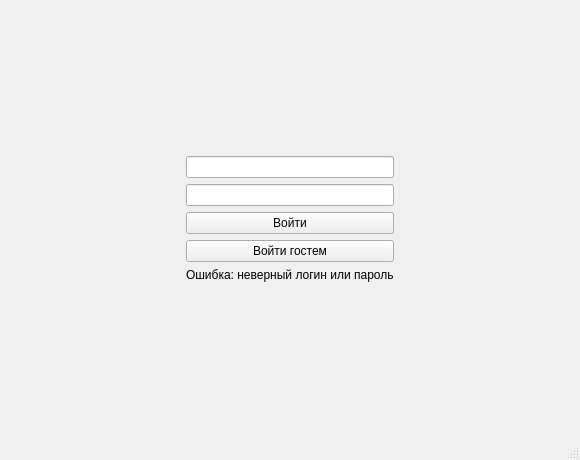
<?xml version="1.0" encoding="UTF-8"?>
<ui version="4.0">
 <class>MainWindow</class>
 <widget class="QMainWindow" name="MainWindow">
  <property name="geometry">
   <rect>
    <x>0</x>
    <y>0</y>
    <width>580</width>
    <height>460</height>
   </rect>
  </property>
  <property name="windowTitle">
   <string>Вход</string>
  </property>
  <widget class="QWidget" name="centralwidget">
   <layout class="QHBoxLayout" name="horizontalLayout_2">
    <item>
     <spacer name="horizontalSpacer">
      <property name="orientation">
       <enum>Qt::Horizontal</enum>
      </property>
      <property name="sizeHint" stdset="0">
       <size>
        <width>40</width>
        <height>20</height>
       </size>
      </property>
     </spacer>
    </item>
    <item>
     <layout class="QVBoxLayout" name="verticalLayout">
      <item>
       <spacer name="verticalSpacer">
        <property name="orientation">
         <enum>Qt::Vertical</enum>
        </property>
        <property name="sizeHint" stdset="0">
         <size>
          <width>20</width>
          <height>40</height>
         </size>
        </property>
       </spacer>
      </item>
      <item>
       <widget class="QLineEdit" name="login_edit"/>
      </item>
      <item>
       <widget class="QLineEdit" name="password_edit"/>
      </item>
      <item>
       <widget class="QPushButton" name="enter_btn">
        <property name="text">
         <string>Войти</string>
        </property>
       </widget>
      </item>
      <item>
       <widget class="QPushButton" name="guest_btn">
        <property name="text">
         <string>Войти гостем</string>
        </property>
       </widget>
      </item>
      <item>
       <widget class="QLabel" name="err">
        <property name="text">
         <string>Ошибка: неверный логин или пароль</string>
        </property>
       </widget>
      </item>
      <item>
       <spacer name="verticalSpacer_2">
        <property name="orientation">
         <enum>Qt::Vertical</enum>
        </property>
        <property name="sizeHint" stdset="0">
         <size>
          <width>20</width>
          <height>40</height>
         </size>
        </property>
       </spacer>
      </item>
     </layout>
    </item>
    <item>
     <spacer name="horizontalSpacer_2">
      <property name="orientation">
       <enum>Qt::Horizontal</enum>
      </property>
      <property name="sizeHint" stdset="0">
       <size>
        <width>40</width>
        <height>20</height>
       </size>
      </property>
     </spacer>
    </item>
   </layout>
  </widget>
  <widget class="QStatusBar" name="statusbar"/>
 </widget>
 <resources/>
 <connections/>
</ui>
